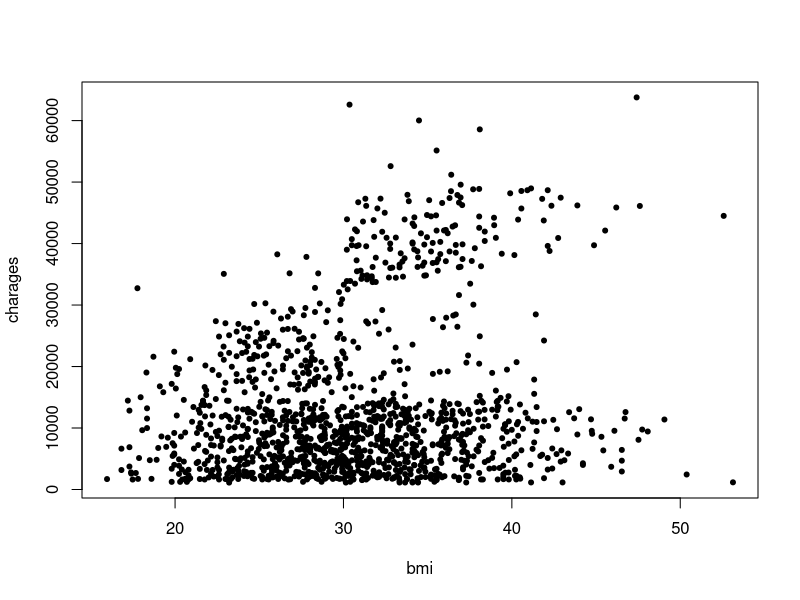
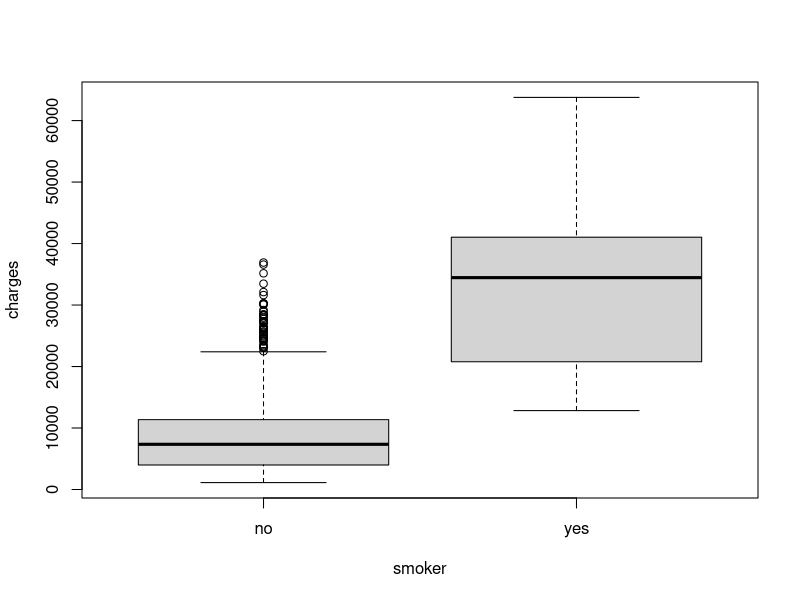
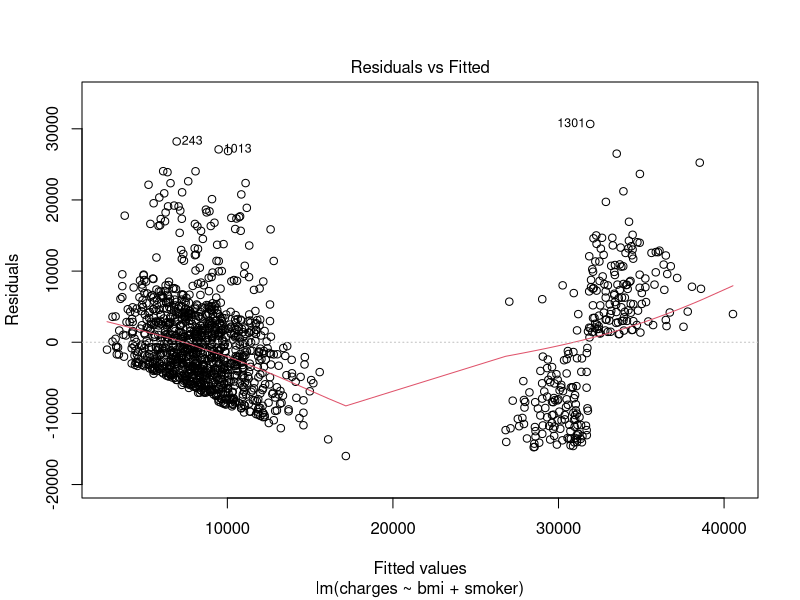
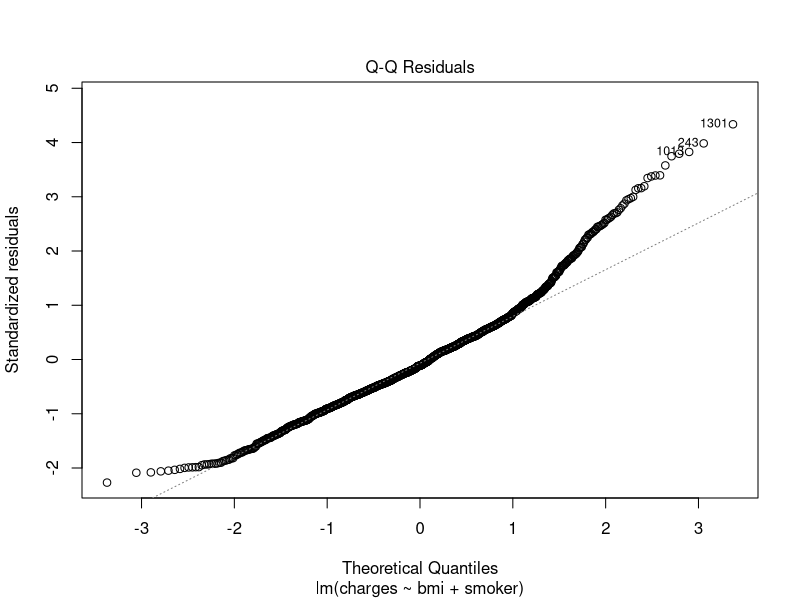
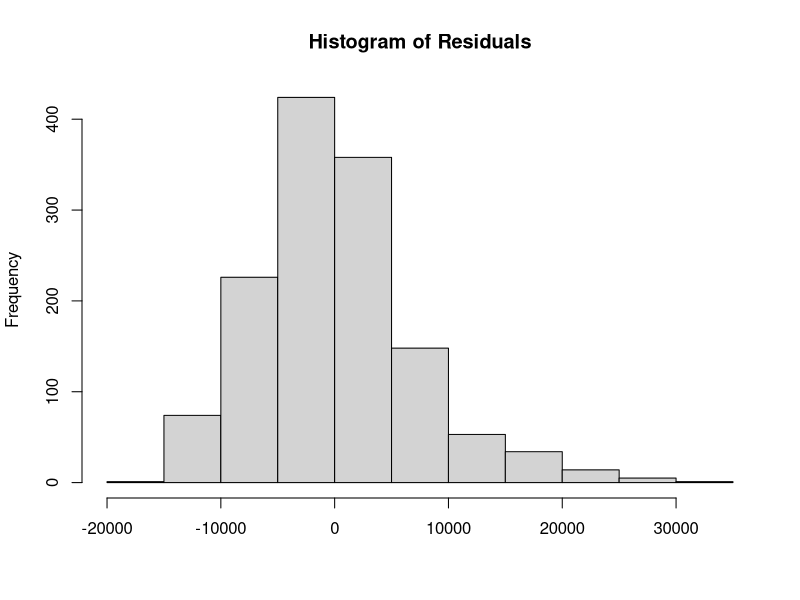
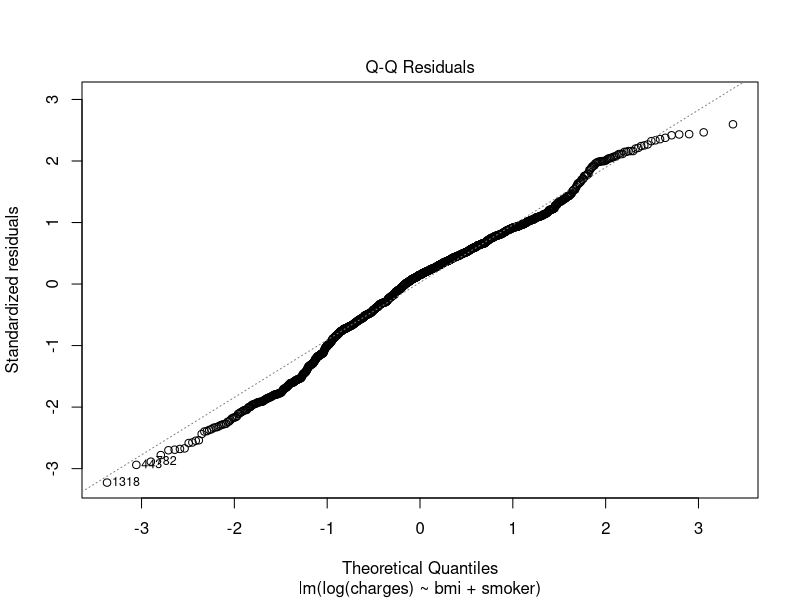
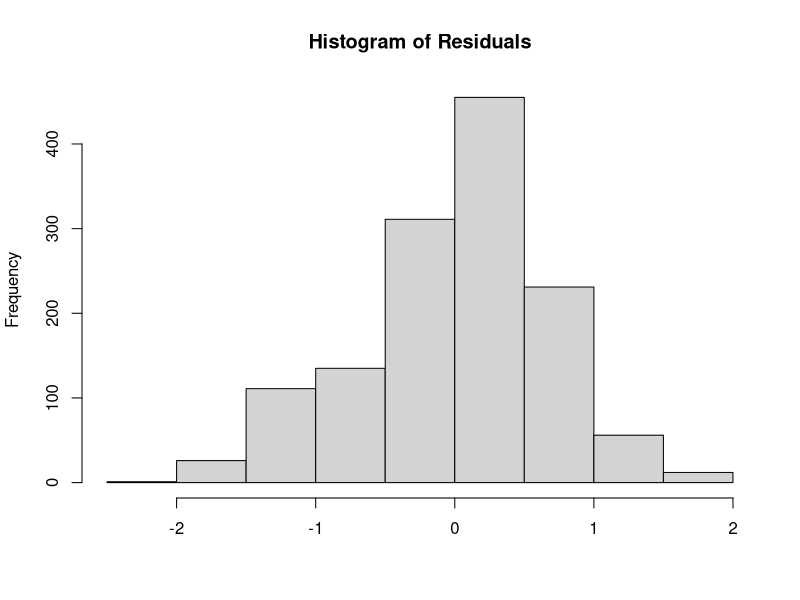
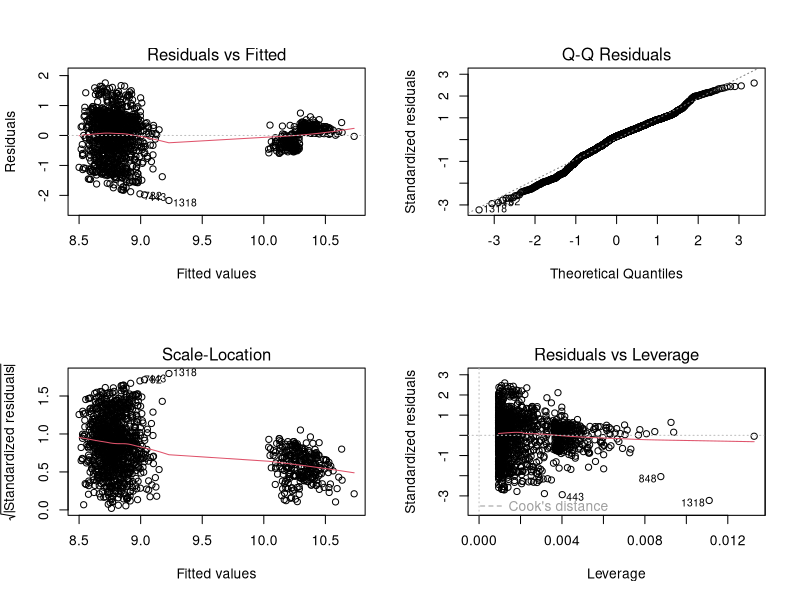

Generate these figures, in order, with R:
## ---- chunk 1
hw5<-read.csv("./homework4_insurance.csv")
## ---- chunk 2
plot(hw5$bmi, hw5$charges, xlab = "bmi", ylab = "charages", pch=20)
## ---- chunk 3
boxplot(hw5$charges~hw5$smoker, xlab = "smoker", ylab = "charges")
## ---- chunk 4
lm_c_bs <- lm(charges ~ bmi + smoker, data = hw5)
## ---- chunk 5
summary(lm_c_bs)
## ---- chunk 6
plot(lm_c_bs, which = 1)
## ---- chunk 7
plot(lm_c_bs, which = 2) #Q-Q plot
hist(lm_c_bs$residuals, xlab = "", main = "Histogram of Residuals") #histogram of residuals
## ---- chunk 8
lm_log <- lm(log(charges) ~ bmi + smoker, data = hw5)
## ---- chunk 9
summary(lm_log)
## ---- chunk 10
plot(lm_log, which = 2) #Q-Q plot
hist(lm_log$residuals, xlab = "", main = "Histogram of Residuals") #histogram of residuals
## ---- chunk 11
par(mfrow = c(2, 2))
plot(lm_log)
## ---- chunk 12
summary(lm_log)
## ---- chunk 13
confint(lm_log) #defaults at 95%
